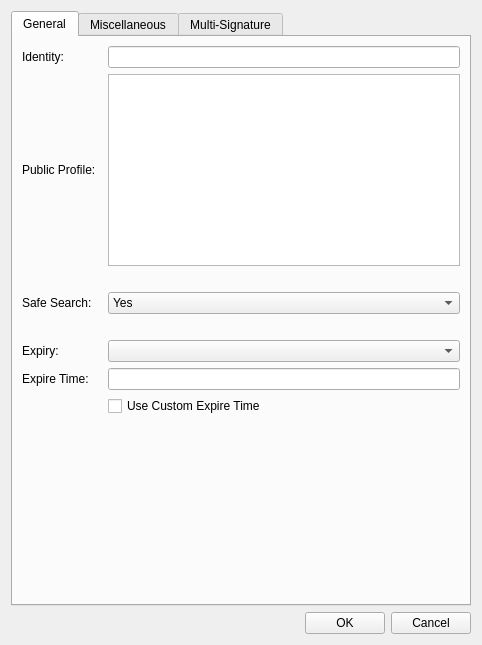
<?xml version="1.0" encoding="UTF-8"?>
<ui version="4.0">
 <class>EditIdentityDialog</class>
 <widget class="QWidget" name="EditIdentityDialog">
  <property name="geometry">
   <rect>
    <x>0</x>
    <y>0</y>
    <width>482</width>
    <height>645</height>
   </rect>
  </property>
  <property name="windowTitle">
   <string>Edit Identity</string>
  </property>
  <layout class="QVBoxLayout" name="verticalLayout_2">
   <item>
    <widget class="QTabWidget" name="EditIdentityDialogTab">
     <property name="currentIndex">
      <number>0</number>
     </property>
     <widget class="QWidget" name="tab_general">
      <attribute name="title">
       <string>General</string>
      </attribute>
      <layout class="QGridLayout" name="gridLayout" columnstretch="0,0">
       <property name="horizontalSpacing">
        <number>12</number>
       </property>
       <item row="0" column="0">
        <widget class="QLabel" name="label_2">
         <property name="text">
          <string>Identity:</string>
         </property>
         <property name="buddy">
          <cstring>identityEdit</cstring>
         </property>
        </widget>
       </item>
       <item row="0" column="1">
        <widget class="QValidatedLineEdit" name="identityEdit">
         <property name="toolTip">
          <string>The identity name.</string>
         </property>
        </widget>
       </item>
       <item row="1" column="0">
        <widget class="QLabel" name="label">
         <property name="text">
          <string>Public Profile:</string>
         </property>
        </widget>
       </item>
       <item row="1" column="1">
        <widget class="QPlainTextEdit" name="nameEdit">
         <property name="maximumSize">
          <size>
           <width>16777215</width>
           <height>16777215</height>
          </size>
         </property>
        </widget>
       </item>
       <item row="2" column="1">
        <widget class="QLabel" name="publicDisclaimer">
         <property name="text">
          <string/>
         </property>
         <property name="wordWrap">
          <bool>true</bool>
         </property>
        </widget>
       </item>
       <item row="3" column="1">
        <widget class="QComboBox" name="safeSearchEdit">
         <item>
          <property name="text">
           <string>Yes</string>
          </property>
         </item>
         <item>
          <property name="text">
           <string>No</string>
          </property>
         </item>
        </widget>
       </item>
       <item row="4" column="1">
        <widget class="QLabel" name="safeSearchDisclaimer">
         <property name="text">
          <string/>
         </property>
         <property name="wordWrap">
          <bool>true</bool>
         </property>
        </widget>
       </item>
       <item row="3" column="0">
        <widget class="QLabel" name="labelSafeSearch">
         <property name="text">
          <string>Safe Search:</string>
         </property>
        </widget>
       </item>
       <item row="5" column="0">
        <widget class="QLabel" name="label_3">
         <property name="text">
          <string>Expiry:</string>
         </property>
        </widget>
       </item>
       <item row="5" column="1">
        <widget class="QComboBox" name="expiryEdit"/>
       </item>
       <item row="6" column="0">
        <widget class="QLabel" name="label_9">
         <property name="text">
          <string>Expire Time:</string>
         </property>
        </widget>
       </item>
       <item row="6" column="1">
        <widget class="QLineEdit" name="expireTimeEdit"/>
       </item>
       <item row="7" column="1">
        <widget class="QCheckBox" name="customExpireBox">
         <property name="text">
          <string>Use Custom Expire Time</string>
         </property>
        </widget>
       </item>
       <item row="9" column="1">
        <spacer name="verticalSpacer">
         <property name="orientation">
          <enum>Qt::Vertical</enum>
         </property>
         <property name="sizeHint" stdset="0">
          <size>
           <width>20</width>
           <height>40</height>
          </size>
         </property>
        </spacer>
       </item>
       <item row="8" column="1">
        <widget class="QLabel" name="expiryDisclaimer">
         <property name="text">
          <string/>
         </property>
         <property name="wordWrap">
          <bool>true</bool>
         </property>
        </widget>
       </item>
      </layout>
     </widget>
     <widget class="QWidget" name="tab_advanced">
      <attribute name="title">
       <string>Miscellaneous</string>
      </attribute>
      <layout class="QFormLayout" name="formLayout_2">
       <property name="fieldGrowthPolicy">
        <enum>QFormLayout::AllNonFixedFieldsGrow</enum>
       </property>
       <item row="8" column="0">
        <widget class="QLabel" name="label_4">
         <property name="text">
          <string>Private Profile:</string>
         </property>
        </widget>
       </item>
       <item row="8" column="1">
        <widget class="QPlainTextEdit" name="privateEdit">
         <property name="maximumSize">
          <size>
           <width>16777215</width>
           <height>16777215</height>
          </size>
         </property>
        </widget>
       </item>
       <item row="9" column="1">
        <widget class="QLabel" name="privateDisclaimer">
         <property name="text">
          <string/>
         </property>
         <property name="wordWrap">
          <bool>true</bool>
         </property>
        </widget>
       </item>
       <item row="10" column="0">
        <widget class="QLabel" name="transferLabel">
         <property name="text">
          <string>Transfer To (Public Key):</string>
         </property>
         <property name="wordWrap">
          <bool>false</bool>
         </property>
        </widget>
       </item>
       <item row="10" column="1">
        <widget class="QLineEdit" name="transferEdit"/>
       </item>
       <item row="14" column="1">
        <spacer name="verticalSpacer_2">
         <property name="orientation">
          <enum>Qt::Vertical</enum>
         </property>
         <property name="sizeHint" stdset="0">
          <size>
           <width>20</width>
           <height>40</height>
          </size>
         </property>
        </spacer>
       </item>
       <item row="12" column="1">
        <widget class="QComboBox" name="acceptCertTransfersEdit">
         <item>
          <property name="text">
           <string>Yes</string>
          </property>
         </item>
         <item>
          <property name="text">
           <string>No</string>
          </property>
         </item>
        </widget>
       </item>
       <item row="12" column="0">
        <widget class="QLabel" name="label_7">
         <property name="text">
          <string>Accept Certificate Transfers:</string>
         </property>
        </widget>
       </item>
       <item row="11" column="1">
        <widget class="QLabel" name="transferDisclaimer">
         <property name="text">
          <string/>
         </property>
         <property name="wordWrap">
          <bool>true</bool>
         </property>
        </widget>
       </item>
       <item row="13" column="1">
        <widget class="QLabel" name="acceptCertTransfersDisclaimer">
         <property name="text">
          <string/>
         </property>
         <property name="wordWrap">
          <bool>true</bool>
         </property>
        </widget>
       </item>
       <item row="2" column="0">
        <widget class="QLabel" name="label_8">
         <property name="text">
          <string>Password:</string>
         </property>
        </widget>
       </item>
       <item row="2" column="1">
        <widget class="QLineEdit" name="passwordEdit"/>
       </item>
       <item row="3" column="1">
        <widget class="QLabel" name="passwordDisclaimer">
         <property name="text">
          <string/>
         </property>
         <property name="wordWrap">
          <bool>true</bool>
         </property>
        </widget>
       </item>
       <item row="6" column="0">
        <widget class="QLabel" name="label_10">
         <property name="text">
          <string>Identity Rate Peg:</string>
         </property>
        </widget>
       </item>
       <item row="6" column="1">
        <widget class="QLineEdit" name="identityPegEdit"/>
       </item>
       <item row="7" column="1">
        <widget class="QLabel" name="identityPegDisclaimer">
         <property name="text">
          <string/>
         </property>
         <property name="wordWrap">
          <bool>true</bool>
         </property>
        </widget>
       </item>
      </layout>
     </widget>
     <widget class="QWidget" name="tab_multisig">
      <attribute name="title">
       <string>Multi-Signature</string>
      </attribute>
      <layout class="QVBoxLayout" name="verticalLayout">
       <item>
        <widget class="QLabel" name="multisigTitle">
         <property name="text">
          <string/>
         </property>
         <property name="wordWrap">
          <bool>true</bool>
         </property>
        </widget>
       </item>
       <item>
        <layout class="QFormLayout" name="formLayout">
         <property name="fieldGrowthPolicy">
          <enum>QFormLayout::AllNonFixedFieldsGrow</enum>
         </property>
         <item row="1" column="0">
          <widget class="QLabel" name="label_5">
           <property name="text">
            <string>Number of Required Signatures: </string>
           </property>
          </widget>
         </item>
         <item row="1" column="1">
          <widget class="QLineEdit" name="reqSigsEdit"/>
         </item>
         <item row="2" column="0" colspan="2">
          <layout class="QVBoxLayout" name="verticalLayout_3">
           <item>
            <widget class="QLabel" name="reqsigsDisclaimer">
             <property name="text">
              <string/>
             </property>
             <property name="wordWrap">
              <bool>true</bool>
             </property>
            </widget>
           </item>
          </layout>
         </item>
        </layout>
       </item>
       <item>
        <widget class="QLabel" name="multisigDisclaimer">
         <property name="text">
          <string/>
         </property>
         <property name="wordWrap">
          <bool>true</bool>
         </property>
        </widget>
       </item>
       <item>
        <widget class="QListWidget" name="multisigList"/>
       </item>
       <item>
        <layout class="QGridLayout" name="gridLayout">
         <property name="sizeConstraint">
          <enum>QLayout::SetDefaultConstraint</enum>
         </property>
         <item row="0" column="0">
          <widget class="QPushButton" name="addButton">
           <property name="text">
            <string>Add</string>
           </property>
          </widget>
         </item>
         <item row="0" column="1">
          <widget class="QPushButton" name="deleteButton">
           <property name="text">
            <string>Delete</string>
           </property>
          </widget>
         </item>
        </layout>
       </item>
      </layout>
     </widget>
    </widget>
   </item>
   <item>
    <layout class="QHBoxLayout" name="horizontalLayout">
     <item>
      <spacer name="horizontalSpacer">
       <property name="orientation">
        <enum>Qt::Horizontal</enum>
       </property>
       <property name="sizeHint" stdset="0">
        <size>
         <width>40</width>
         <height>20</height>
        </size>
       </property>
      </spacer>
     </item>
     <item>
      <widget class="QPushButton" name="okButton">
       <property name="text">
        <string>OK</string>
       </property>
      </widget>
     </item>
     <item>
      <widget class="QPushButton" name="cancelButton">
       <property name="text">
        <string>Cancel</string>
       </property>
      </widget>
     </item>
    </layout>
   </item>
  </layout>
 </widget>
 <customwidgets>
  <customwidget>
   <class>QValidatedLineEdit</class>
   <extends>QLineEdit</extends>
   <header>qvalidatedlineedit.h</header>
  </customwidget>
 </customwidgets>
 <resources>
  <include location="../syscoin.qrc"/>
 </resources>
 <connections/>
</ui>
